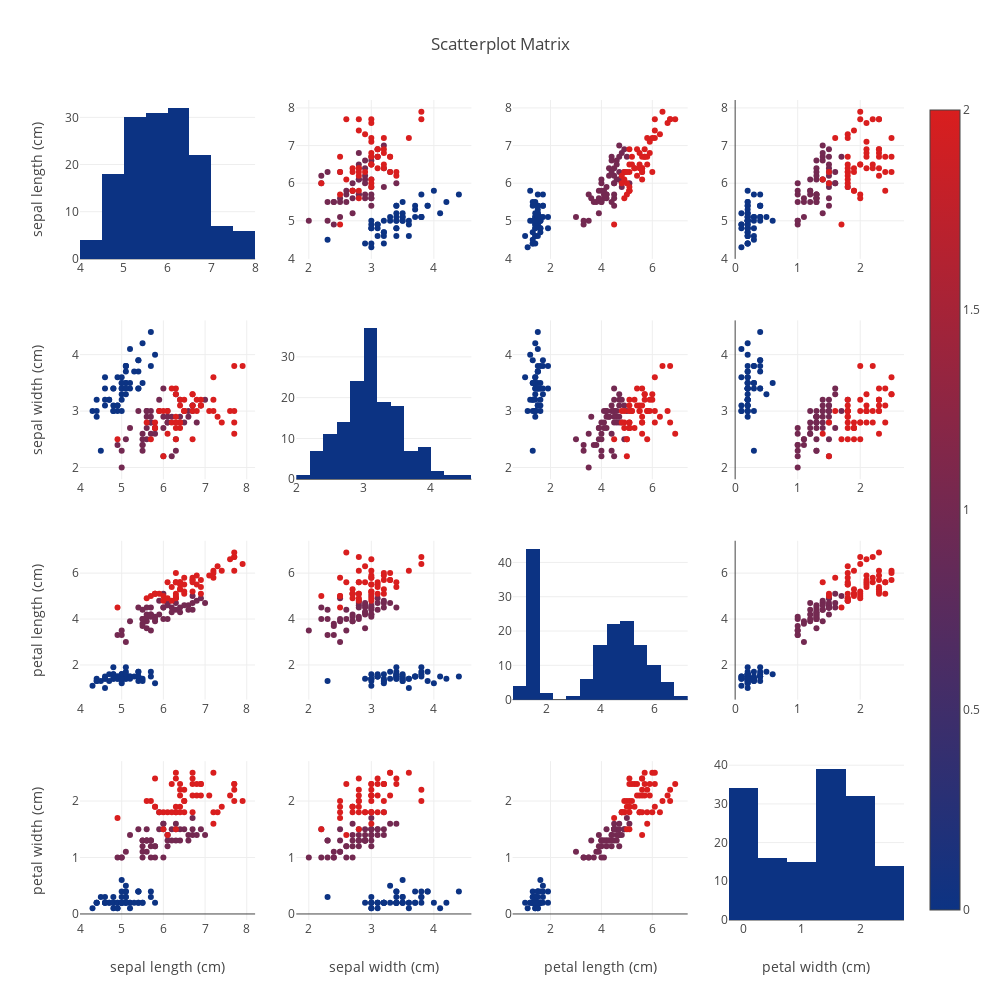

Here is the notebook cell this chart was saved with:
### Markdown cell above
## scatterplot matrix

### Code cell
fig = ff.create_scatterplotmatrix(df, index='target',
                                  diag='histogram',
                                  colormap='Portland', 
                                  colormap_type='cat',
                                  height=1000,
                                  width=1000)
iplot(fig)

### Figure 1 — Plotly figure (JSON) as saved in the notebook; plotly's stock layout.template omitted (floating-point values rounded to 4 significant figures; data arrays with more than 128 entries replaced by an {"elided": "..."} marker saying what was removed)
{"data": [{"marker": {"color": "rgb(12, 51, 131)"}, "showlegend": false, "type": "histogram", "uid": "fee7e337-3d1a-4fa9-b973-7d9d25424381", "x": {"elided": "150 float values"}, "xaxis": "x", "yaxis": "y"}, {"marker": {"color": {"elided": "150 int values"}, "colorscale": [[0, "rgb(12, 51, 131)"], [1, "rgb(217, 30, 30)"]], "showscale": true, "size": 6}, "mode": "markers", "showlegend": false, "type": "scatter", "uid": "3a6a240e-8710-45b9-83d9-651e8a473fc2", "x": {"elided": "150 float values"}, "xaxis": "x2", "y": {"elided": "150 float values"}, "yaxis": "y2"}, {"marker": {"color": {"elided": "150 int values"}, "colorscale": [[0, "rgb(12, 51, 131)"], [1, "rgb(217, 30, 30)"]], "showscale": false, "size": 6}, "mode": "markers", "showlegend": false, "type": "scatter", "uid": "7df67ab4-774b-4c9b-8352-79fe485be435", "x": {"elided": "150 float values"}, "xaxis": "x3", "y": {"elided": "150 float values"}, "yaxis": "y3"}, {"marker": {"color": {"elided": "150 int values"}, "colorscale": [[0, "rgb(12, 51, 131)"], [1, "rgb(217, 30, 30)"]], "showscale": false, "size": 6}, "mode": "markers", "showlegend": false, "type": "scatter", "uid": "5713146b-72e8-4507-9652-cec3e2a35427", "x": {"elided": "150 float values"}, "xaxis": "x4", "y": {"elided": "150 float values"}, "yaxis": "y4"}, {"marker": {"color": {"elided": "150 int values"}, "colorscale": [[0, "rgb(12, 51, 131)"], [1, "rgb(217, 30, 30)"]], "showscale": false, "size": 6}, "mode": "markers", "showlegend": false, "type": "scatter", "uid": "23bed4ae-4932-4d73-892b-00351b4d6654", "x": {"elided": "150 float values"}, "xaxis": "x5", "y": {"elided": "150 float values"}, "yaxis": "y5"}, {"marker": {"color": "rgb(12, 51, 131)"}, "showlegend": false, "type": "histogram", "uid": "33393622-7f48-4757-ac19-c7cf67d6c59e", "x": {"elided": "150 float values"}, "xaxis": "x6", "yaxis": "y6"}, {"marker": {"color": {"elided": "150 int values"}, "colorscale": [[0, "rgb(12, 51, 131)"], [1, "rgb(217, 30, 30)"]], "showscale": false, "size": 6}, "mode": "markers", "showlegend": false, "type": "scatter", "uid": "bc57f90c-8547-4ba5-a863-260e9cce7cf3", "x": {"elided": "150 float values"}, "xaxis": "x7", "y": {"elided": "150 float values"}, "yaxis": "y7"}, {"marker": {"color": {"elided": "150 int values"}, "colorscale": [[0, "rgb(12, 51, 131)"], [1, "rgb(217, 30, 30)"]], "showscale": false, "size": 6}, "mode": "markers", "showlegend": false, "type": "scatter", "uid": "41ae2de3-65df-4711-a9ac-fede6b03a19e", "x": {"elided": "150 float values"}, "xaxis": "x8", "y": {"elided": "150 float values"}, "yaxis": "y8"}, {"marker": {"color": {"elided": "150 int values"}, "colorscale": [[0, "rgb(12, 51, 131)"], [1, "rgb(217, 30, 30)"]], "showscale": false, "size": 6}, "mode": "markers", "showlegend": false, "type": "scatter", "uid": "c2509f3e-a105-4dac-a385-cc9b9cdd9c2c", "x": {"elided": "150 float values"}, "xaxis": "x9", "y": {"elided": "150 float values"}, "yaxis": "y9"}, {"marker": {"color": {"elided": "150 int values"}, "colorscale": [[0, "rgb(12, 51, 131)"], [1, "rgb(217, 30, 30)"]], "showscale": false, "size": 6}, "mode": "markers", "showlegend": false, "type": "scatter", "uid": "9cf7cabc-9d0e-48ac-b88a-ddff4dbd54ef", "x": {"elided": "150 float values"}, "xaxis": "x10", "y": {"elided": "150 float values"}, "yaxis": "y10"}, {"marker": {"color": "rgb(12, 51, 131)"}, "showlegend": false, "type": "histogram", "uid": "a33cc19f-1e26-425f-bbfa-a7732e965c00", "x": {"elided": "150 float values"}, "xaxis": "x11", "yaxis": "y11"}, {"marker": {"color": {"elided": "150 int values"}, "colorscale": [[0, "rgb(12, 51, 131)"], [1, "rgb(217, 30, 30)"]], "showscale": false, "size": 6}, "mode": "markers", "showlegend": false, "type": "scatter", "uid": "2186a0ac-6ef8-43e9-8fbb-b4880d9d5d5a", "x": {"elided": "150 float values"}, "xaxis": "x12", "y": {"elided": "150 float values"}, "yaxis": "y12"}, {"marker": {"color": {"elided": "150 int values"}, "colorscale": [[0, "rgb(12, 51, 131)"], [1, "rgb(217, 30, 30)"]], "showscale": false, "size": 6}, "mode": "markers", "showlegend": false, "type": "scatter", "uid": "c4dac3cc-5a47-4591-bc65-b67e9071c4d7", "x": {"elided": "150 float values"}, "xaxis": "x13", "y": {"elided": "150 float values"}, "yaxis": "y13"}, {"marker": {"color": {"elided": "150 int values"}, "colorscale": [[0, "rgb(12, 51, 131)"], [1, "rgb(217, 30, 30)"]], "showscale": false, "size": 6}, "mode": "markers", "showlegend": false, "type": "scatter", "uid": "3a4a672a-d21c-4b07-9a0b-ed84ef055b3c", "x": {"elided": "150 float values"}, "xaxis": "x14", "y": {"elided": "150 float values"}, "yaxis": "y14"}, {"marker": {"color": {"elided": "150 int values"}, "colorscale": [[0, "rgb(12, 51, 131)"], [1, "rgb(217, 30, 30)"]], "showscale": false, "size": 6}, "mode": "markers", "showlegend": false, "type": "scatter", "uid": "d6268b40-b2ea-4133-9253-c5073941a3e6", "x": {"elided": "150 float values"}, "xaxis": "x15", "y": {"elided": "150 float values"}, "yaxis": "y15"}, {"marker": {"color": "rgb(12, 51, 131)"}, "showlegend": false, "type": "histogram", "uid": "b836d1d0-7a23-4c8c-a9cf-7de4635003fa", "x": {"elided": "150 float values"}, "xaxis": "x16", "yaxis": "y16"}], "layout": {"barmode": "stack", "height": 1000, "showlegend": true, "title": {"text": "Scatterplot Matrix"}, "width": 1000, "xaxis": {"anchor": "y", "autorange": true, "domain": [0, 0.2125], "range": [4, 8], "type": "linear"}, "xaxis10": {"anchor": "y10", "autorange": true, "domain": [0.2625, 0.475], "range": [1.8, 4.6], "type": "linear"}, "xaxis11": {"anchor": "y11", "autorange": true, "domain": [0.525, 0.7375], "range": [0.75, 7.25], "type": "linear"}, "xaxis12": {"anchor": "y12", "autorange": true, "domain": [0.7875, 1], "range": [-0.1001, 2.7], "type": "linear"}, "xaxis13": {"anchor": "y13", "autorange": true, "domain": [0, 0.2125], "range": [4.0, 8.2], "title": {"text": "sepal length (cm)"}, "type": "linear"}, "xaxis14": {"anchor": "y14", "autorange": true, "domain": [0.2625, 0.475], "range": [1.8, 4.6], "title": {"text": "sepal width (cm)"}, "type": "linear"}, "xaxis15": {"anchor": "y15", "autorange": true, "domain": [0.525, 0.7375], "range": [0.508, 7.392], "title": {"text": "petal length (cm)"}, "type": "linear"}, "xaxis16": {"anchor": "y16", "autorange": true, "domain": [0.7875, 1], "range": [-0.25, 2.75], "title": {"text": "petal width (cm)"}, "type": "linear"}, "xaxis2": {"anchor": "y2", "autorange": true, "domain": [0.2625, 0.475], "range": [1.8, 4.6], "type": "linear"}, "xaxis3": {"anchor": "y3", "autorange": true, "domain": [0.525, 0.7375], "range": [0.508, 7.392], "type": "linear"}, "xaxis4": {"anchor": "y4", "autorange": true, "domain": [0.7875, 1], "range": [-0.1001, 2.7], "type": "linear"}, "xaxis5": {"anchor": "y5", "autorange": true, "domain": [0, 0.2125], "range": [4.0, 8.2], "type": "linear"}, "xaxis6": {"anchor": "y6", "autorange": true, "domain": [0.2625, 0.475], "range": [2.0, 4.6], "type": "linear"}, "xaxis7": {"anchor": "y7", "autorange": true, "domain": [0.525, 0.7375], "range": [0.508, 7.392], "type": "linear"}, "xaxis8": {"anchor": "y8", "autorange": true, "domain": [0.7875, 1], "range": [-0.1001, 2.7], "type": "linear"}, "xaxis9": {"anchor": "y9", "autorange": true, "domain": [0, 0.2125], "range": [4.0, 8.2], "type": "linear"}, "yaxis": {"anchor": "x", "autorange": true, "domain": [0.8063, 1], "range": [0, 33.68], "title": {"text": "sepal length (cm)"}}, "yaxis10": {"anchor": "x10", "autorange": true, "domain": [0.2687, 0.4625], "range": [0.4908, 7.409], "type": "linear"}, "yaxis11": {"anchor": "x11", "autorange": true, "domain": [0.2687, 0.4625], "range": [0, 46.32]}, "yaxis12": {"anchor": "x12", "autorange": true, "domain": [0.2687, 0.4625], "range": [0.4908, 7.409], "type": "linear"}, "yaxis13": {"anchor": "x13", "autorange": true, "domain": [0, 0.1938], "range": [-0.1071, 2.707], "title": {"text": "petal width (cm)"}, "type": "linear"}, "yaxis14": {"anchor": "x14", "autorange": true, "domain": [0, 0.1938], "range": [-0.1071, 2.707], "type": "linear"}, "yaxis15": {"anchor": "x15", "autorange": true, "domain": [0, 0.1938], "range": [-0.1071, 2.707], "type": "linear"}, "yaxis16": {"anchor": "x16", "autorange": true, "domain": [0, 0.1938], "range": [0, 41.05]}, "yaxis2": {"anchor": "x2", "autorange": true, "domain": [0.8063, 1], "range": [3.989, 8.211], "type": "linear"}, "yaxis3": {"anchor": "x3", "autorange": true, "domain": [0.8063, 1], "range": [3.989, 8.211], "type": "linear"}, "yaxis4": {"anchor": "x4", "autorange": true, "domain": [0.8063, 1], "range": [3.989, 8.211], "type": "linear"}, "yaxis5": {"anchor": "x5", "autorange": true, "domain": [0.5375, 0.7312], "range": [1.793, 4.607], "title": {"text": "sepal width (cm)"}, "type": "linear"}, "yaxis6": {"anchor": "x6", "autorange": true, "domain": [0.5375, 0.7312], "range": [0, 38.95]}, "yaxis7": {"anchor": "x7", "autorange": true, "domain": [0.5375, 0.7312], "range": [1.793, 4.607], "type": "linear"}, "yaxis8": {"anchor": "x8", "autorange": true, "domain": [0.5375, 0.7312], "range": [1.793, 4.607], "type": "linear"}, "yaxis9": {"anchor": "x9", "autorange": true, "domain": [0.2687, 0.4625], "range": [0.4908, 7.409], "title": {"text": "petal length (cm)"}, "type": "linear"}}}
